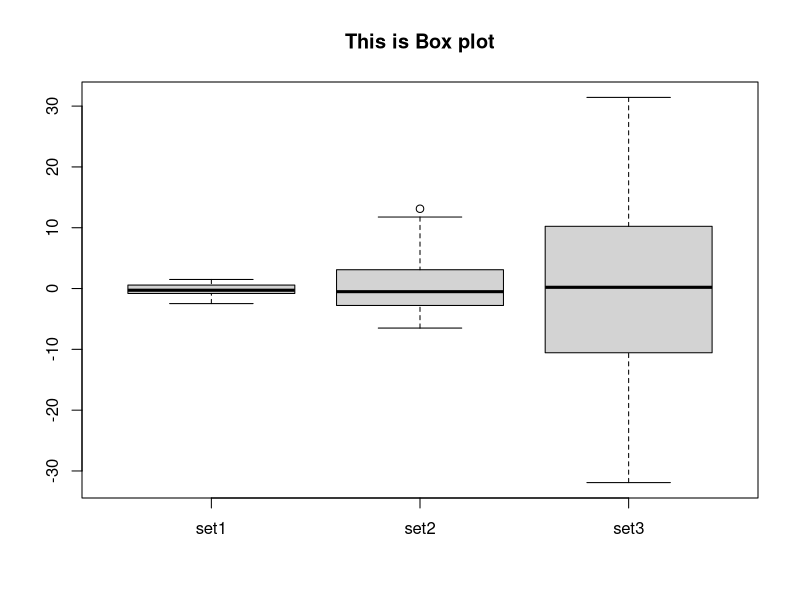
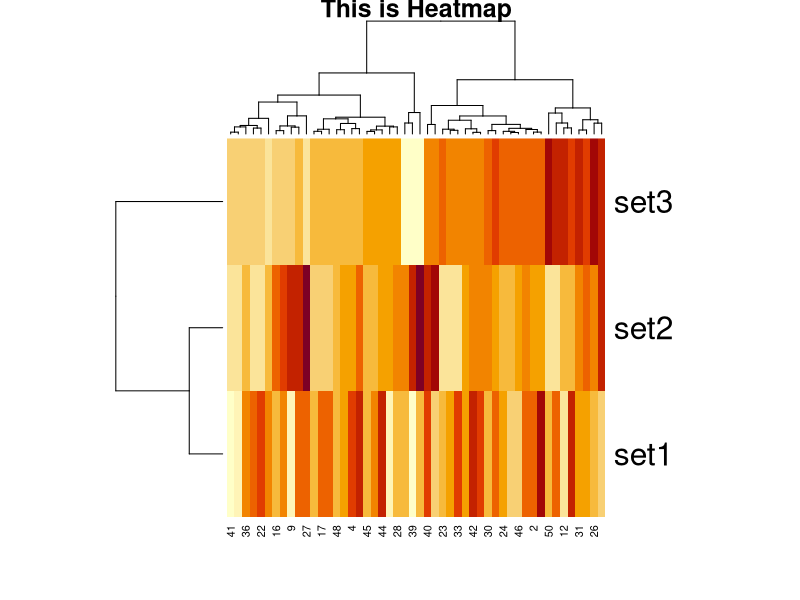

Write the R code that produced these figures, in order.
## ---- chunk 1
knitr::opts_chunk$set(echo = FALSE)
## ---- chunk 2
set.seed(3000)
set1 <- rnorm(50,0,1)
set2 <- rnorm(50,0,5)
set3 <- rnorm(50,0,15)

boxplot(list(set1=set1,set2=set2,set3=set3), main ="This is Box plot")

## ---- chunk 3
set.seed(3000)
set1 <- rnorm(50,0,1)
set2 <- rnorm(50,0,5)
set3 <- rnorm(50,0,15)
plot.data <- rbind(set1, set2 , set3)
heatmap(plot.data, main ="This is Heatmap")


